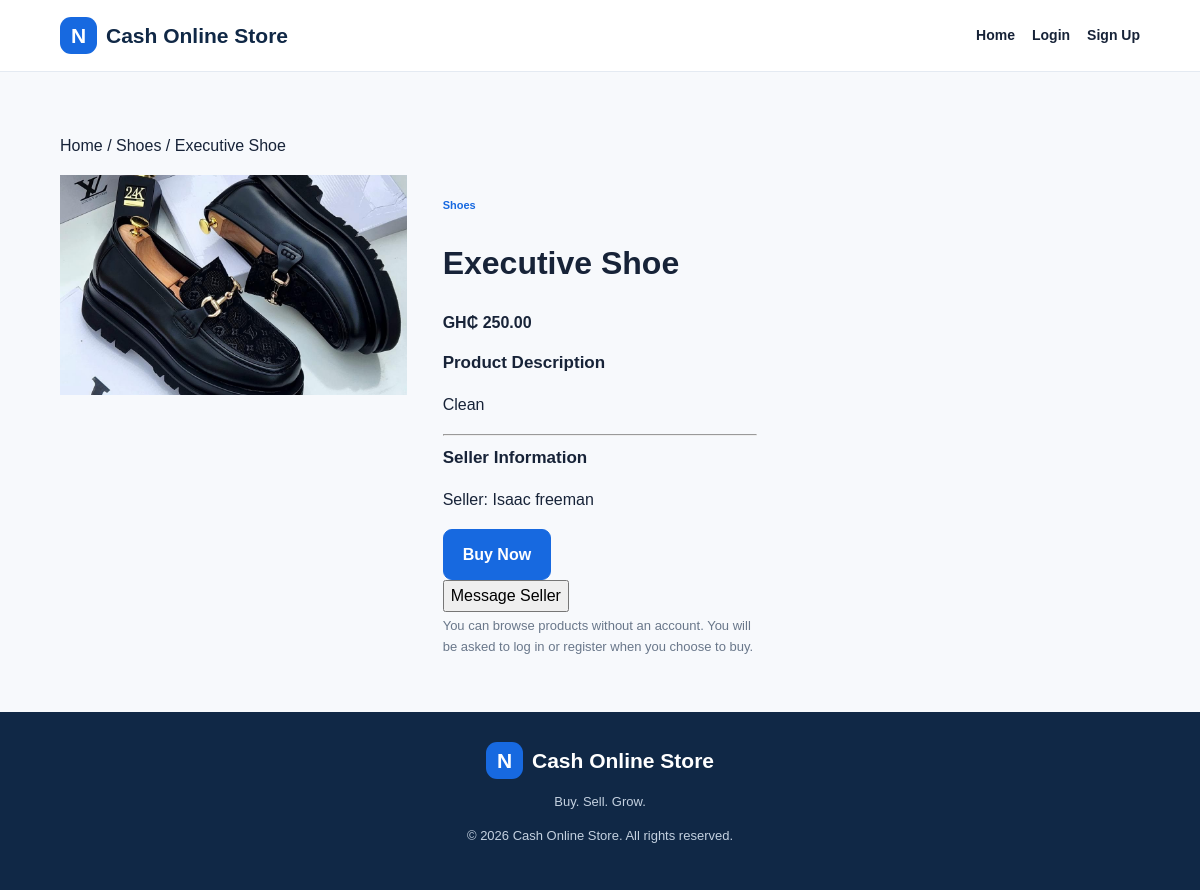
The page /product/7 on the database its author committed.
### tables this page shows
CREATE TABLE products (
            id INTEGER PRIMARY KEY AUTOINCREMENT,
            seller_id INTEGER NOT NULL,
            name TEXT NOT NULL,
            category TEXT NOT NULL,
            price REAL NOT NULL CHECK(price >= 0),
            quantity INTEGER NOT NULL DEFAULT 1 CHECK(quantity >= 0),
            image TEXT,
            description TEXT,
            created_at TIMESTAMP DEFAULT CURRENT_TIMESTAMP, is_hidden INTEGER NOT NULL DEFAULT 0,
            FOREIGN KEY (seller_id) REFERENCES users(id)
        );

CREATE TABLE users (
            id INTEGER PRIMARY KEY AUTOINCREMENT,
            name TEXT NOT NULL,
            email TEXT NOT NULL UNIQUE,
            password_hash TEXT NOT NULL,
            role TEXT NOT NULL CHECK(role IN ('buyer', 'seller')),
            created_at TIMESTAMP DEFAULT CURRENT_TIMESTAMP
        , profile_image TEXT, shop_description TEXT);

### app.py (the view)
@app.route("/product/<int:product_id>")
def product_detail(product_id):
    connection = get_db_connection()
    try:
        product = connection.execute("""
            SELECT p.*, u.name AS seller_name
            FROM products p
            JOIN users u ON u.id = p.seller_id
            WHERE p.id = ? AND u.role = 'seller'
        """, (product_id,)).fetchone()
    finally:
        connection.close()
    if product is None:
        abort(404)
    return render_template("product.html", product=product)

### app.py (called while the page is built, shortened)
def get_db_connection():
    connection = sqlite3.connect(DATABASE)
    connection.row_factory = sqlite3.Row
    return connection

@app.context_processor
def inject_unread_messages():
    unread_messages = 0
    return {
        "unread_messages": unread_messages
    }

### templates/product.html (shortened to what this page needs)
<!DOCTYPE html>
<html lang="en">
<head>
    <link rel="stylesheet"
          href="{{ url_for('static', filename='style.css') }}">
</head>
<body>
<header class="navbar">
    <a class="logo" href="{{ url_for('home') }}">
        <span class="logo-icon">N</span>
        Cash Online Store
    </a>
    <nav class="nav-links">
        <a href="{{ url_for('home') }}">Home</a>
        {% if session.get('user_id') %}
            <span>Welcome, {{ session.get('user_name') }}!</span>
            {% if session.get('user_role') == 'seller' %}
                <a href="{{ url_for('seller_dashboard') }}">
                    Seller Dashboard
                </a>
            {% endif %}
            <form method="POST" action="{{ url_for('logout') }}">
                <button type="submit">Logout</button>
            </form>
        {% else %}
            <a href="{{ url_for('login') }}">Login</a>
            <a href="{{ url_for('register') }}">Sign Up</a>
        {% endif %}
    </nav>
</header>
<main class="section">
    <p>
        <a href="{{ url_for('home') }}">Home</a>
        / {{ product['category'] }}
        / {{ product['name'] }}
    </p>
    <div class="product-grid">
        <div class="product-image">
            {% if product['image'] %}
                <img src="{{ product['image'] }}"
                     alt="{{ product['name'] }}">
            {% else %}
                <p>No image available</p>
            {% endif %}
        </div>
        <div class="product-info">
            <span class="product-category">
                {{ product['category'] }}
            </span>
            <h1>{{ product['name'] }}</h1>
            <h2 class="price">
                GH₵ {{ "%.2f"|format(product['price']) }}
            </h2>
            <h3>Product Description</h3>
            <p>
                {{ product['description'] or 'No description provided.' }}
            </p>
            <hr>
            <h3>Seller Information</h3>
            <p>
                Seller:
                <a href="{{ url_for('seller_profile', seller_id=product['seller_id']) }}">
                    {{ product['seller_name'] }}
                </a>
            </p>
            <a class="primary-button"
               href="{{ url_for('buy_product', product_id=product['id']) }}">
                Buy Now
            </a>
   <form method="POST"
      action="{{ url_for('start_conversation', product_id=product.id) }}">
    <button type="submit">
        Message Seller
    </button>
    </form>
            <p class="muted">
                You can browse products without an account.
                You will be asked to log in or register when you choose to buy.
            </p>
        </div>
    </div>
</main>
<footer class="footer">
    <a class="logo footer-logo" href="{{ url_for('home') }}">
        <span class="logo-icon">N</span>
        Cash Online Store
    </a>
    <p>Buy. Sell. Grow.</p>
    <p>&copy; 2026 Cash Online Store. All rights reserved.</p>
</footer>
</body>
</html>

### static/style.css (style rules this page uses)
:root { --navy: #102846; --blue: #1769e0; --blue-light: #eaf2ff; --text: #172338; --muted: #69778a; --border: #e4eaf2; --background: #f7f9fc; --white: #ffffff; }
* { box-sizing: border-box; }
html { scroll-behavior: smooth; }
body { margin: 0; font-family: Arial, Helvetica, sans-serif; color: var(--text); background: var(--background); line-height: 1.6; }
a { color: inherit; text-decoration: none; }
button, input { font: inherit; }
button, a { -webkit-tap-highlight-color: transparent; }
.navbar { background: var(--white); padding: 17px 5%; display: flex; align-items: center; justify-content: space-between; gap: 22px; border-bottom: 1px solid var(--border); }
.logo { display: inline-flex; align-items: center; gap: 9px; font-size: 21px; font-weight: 800; color: var(--navy); white-space: nowrap; }
.logo-icon { display: grid; place-items: center; width: 37px; height: 37px; color: white; background: var(--blue); border-radius: 11px; }
.nav-links { display: flex; align-items: center; gap: 17px; font-size: 14px; font-weight: 600; }
.primary-button, .secondary-button { display: inline-block; padding: 12px 19px; border-radius: 9px; font-weight: 700; text-align: center; }
.primary-button { color: white; background: var(--blue); border: 1px solid var(--blue); }
.section { padding: 45px 5% 10px; scroll-margin-top: 25px; }
.muted { color: var(--muted); font-size: 13px; margin: 4px 0; }
.product-grid { display: grid; grid-template-columns: repeat(3, minmax(0, 1fr)); gap: 20px; }
.product-image { display: block; position: relative; background: #edf1f7; height: 220px; overflow: hidden; }
.product-image img { width: 100%; height: 100%; object-fit: cover; display: block; }
.product-info { padding: 16px; }
.product-category { font-size: 11px; color: var(--blue); font-weight: 700; }
.product-info h3 { font-size: 17px; margin: 5px 0; }
.price { font-size: 16px; white-space: nowrap; }
.footer { background: var(--navy); color: white; text-align: center; padding: 30px 5%; margin-top: 25px; }
.footer-logo { color: white; }
.footer p { color: #c4d1e0; font-size: 13px; }
.product-image img { transition: transform 0.25s ease; }
.product-info h3 { overflow-wrap: anywhere; }

### rows shown on the page
products: category "Shoes", name "Executive Shoe", image (picture), price "250.00", description "Clean"
users: seller_name "Isaac freeman"
